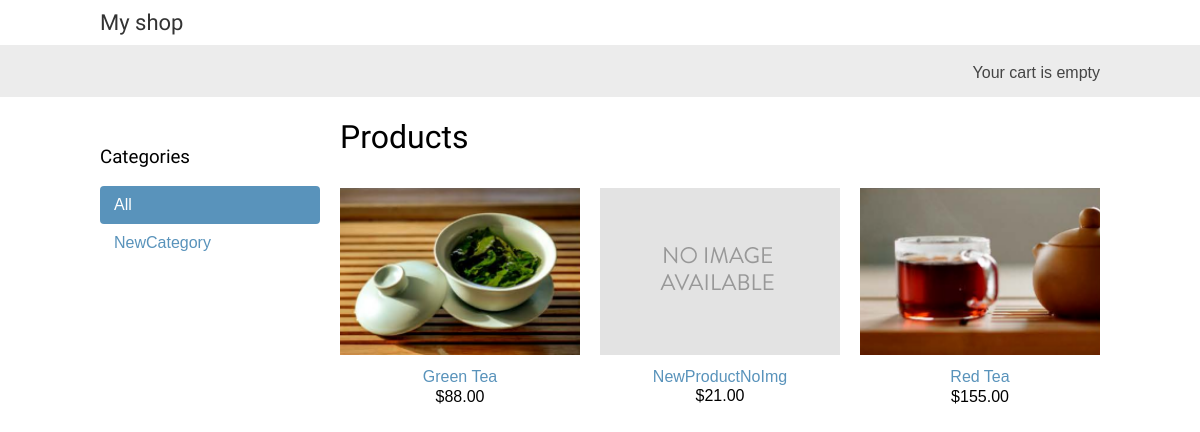
/, run on an earlier commit of the app's database.
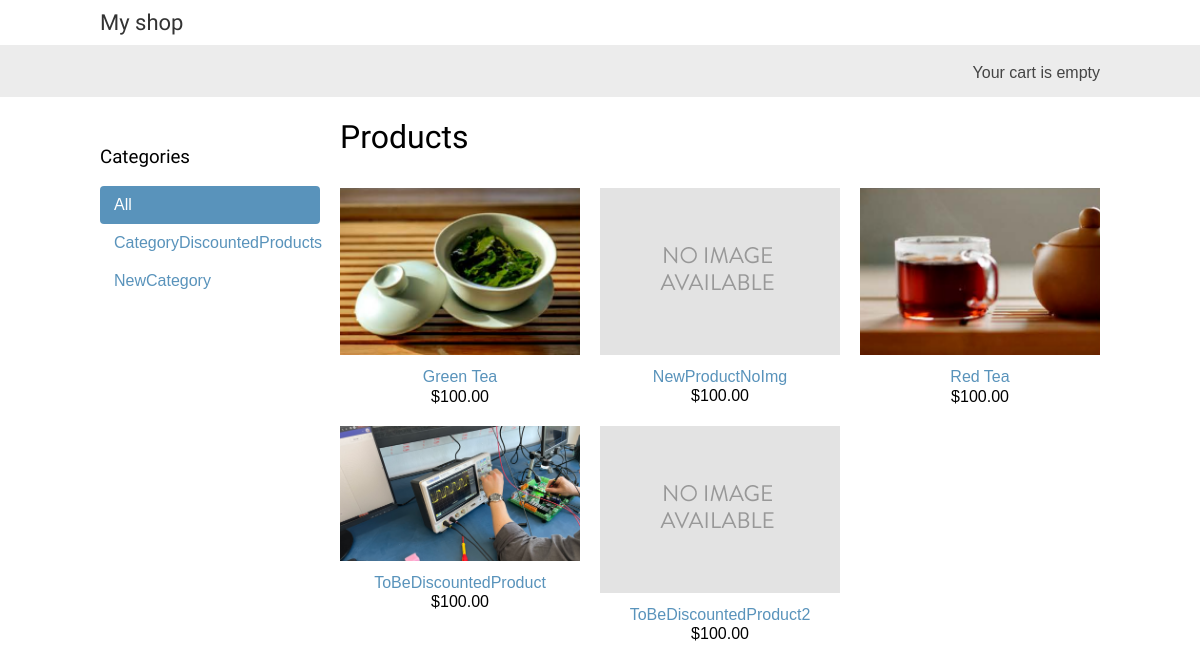
And on a later commit of the database.
### shop/models.py (models this page shows, shortened)
class Category(models.Model):
    name = models.CharField(max_length=200)
    slug = models.SlugField(max_length=200, unique=True)
    class Meta:
        ordering = ['name']
        indexes = [models.Index(fields=['name']),]
        verbose_name = 'category'
        verbose_name_plural = 'categories'
    def get_absolute_url(self):
        return reverse('shop:product_list_by_category', args=[self.slug])

class Product(models.Model):
    category = models.ForeignKey(Category, related_name='products',on_delete=models.CASCADE)
    name = models.CharField(max_length=200)
    slug = models.SlugField(max_length=200)
    image = models.ImageField(upload_to='products/%Y/%m/%d',blank=True)
    description = models.TextField(blank=True)
    price = models.DecimalField(max_digits=10,decimal_places=2)
    available = models.BooleanField(default=True)
    created = models.DateTimeField(auto_now_add=True)
    sku = models.CharField(max_length=20)
    updated = models.DateTimeField(auto_now=True)
    objects = models.Manager()
    availabled = PublishedManager()
    class Meta:
        ordering = ['name']
        indexes = [models.Index(fields=['id', 'slug']), models.Index(fields=['name']), models.Index(fields=['-created']),]
    def get_absolute_url(self):
        return reverse('shop:product_detail', args=[self.id, self.slug])

### shop/views.py (the view)
# urls.py: path('', views.product_list, name='product_list'),
def product_list(request, category_slug=None):
    category = None
    categories = Category.objects.all()
    products = Product.objects.filter(available=True)
    if category_slug:
        category = get_object_or_404(Category,slug=category_slug)
        products = products.filter(category=category)
    return render(request,'shop/product/list.html',{'category': category,'categories': categories,'products': products})

### cart/cart.py (called while the page is built)
    def __len__(self):
        return sum(item['quantity'] for item in self.cart.values())

### cart/context_processors.py (called while the page is built)
def cart(request):
    return {'cart': Cart(request)}

### shop/templates/shop/product/list.html (shortened to what this page needs)
{% extends "shop/base.html" %}
{% load static %}
{% block content %}
    <div id="sidebar">
        <h3>Categories</h3>
        <ul>
            <li {% if not category %}class="selected"{% endif %}>
                <a href="{% url "shop:product_list" %}">All</a>
            </li>
        {% for c in categories %}
            <li >
                <a href="{{ c.get_absolute_url }}">{{ c.name }}</a>
            </li>
        {% endfor %}
        </ul>
    </div>
<div id="main" class="product-list">
    <h1>{% if category %}{{ category.name }}{% else %}Products
    {% endif %}</h1>
    {% for product in products %}
        <div class="item">
            <a href="{{ product.get_absolute_url }}">
                <img src="{% if product.image %}{{ product.image.url }}{% else %}{% static "img/no_image.png" %}{% endif %}">
            </a>
            <a href="{{ product.get_absolute_url }}">{{ product.name }}</a>
            <br>
            ${{ product.price }}
        </div>
    {% endfor %}
    </div>
{% endblock %}

### shop/templates/shop/base.html (shortened to what this page needs)
{% load static %}
<!DOCTYPE html>
<html>
    <head>
        <link href="{% static "css/base.css" %}" rel="stylesheet">
    </head>
    <body>
        <div id="header">
            <a href="/" class="logo">My shop</a>
        </div>
        <div id="subheader">
            <div class="cart">
                {% with total_items=cart|length %}
                    {% if total_items > 0 %}
                    Your cart:
                    <a href="{% url "cart:cart_detail" %}">
                        {{ total_items }} item{{ total_items|pluralize }},
                        ${{ cart.get_total_price }}
                    </a>
                    {% elif not order %}
                        Your cart is empty
                    {% endif %}
                {% endwith %}
            </div>
        </div>
        <div id="content">
            {% block content %}
            {% endblock %}
        </div>
    </body>
</html>

### shop/static/css/base.css (style rules this page uses)
body { margin:0; padding:0; font-family:helvetica, sans-serif; }
h1, h2, h3, h4, h5 , h6 { font-family: 'Ubuntu', sans-serif; font-weight:normal; }
a { text-decoration:none; color:#5993bb; }
#header { padding:10px 100px; font-size:18px; overflow:auto; }
#subheader { background:#ececec; color:#444; padding:15px 100px; overflow:auto; }
#header .logo { font-family: 'Ubuntu', sans-serif; float:left; color:#333; font-size:22px; margin-right:10%; }
#subheader .cart { float:right; padding-top:4px; }
#content { padding:0 100px; overflow:hidden; }
#sidebar { width:220px; padding:30px 20px 0 0; float:left; }
#sidebar ul { margin:0; padding:0; }
#sidebar ul li { margin:0; list-style:none; padding:10px 14px; }
#sidebar ul li a { display:block; }
#sidebar ul li.selected { background:#5993bb; border-radius:4px; }
#sidebar ul li.selected a { color:#fff; }
#main { float:left; width: 96%; margin-right:-220px; overflow:hidden; }
.product-list .item { width:25%; padding:10px 20px 10px 0; float:left; text-align:center; line-height:1.2; }
.product-list .item img { width:100%; margin-bottom:8px; }

What changed in the data, as far as the page shows it:
added Category: name "CategoryDiscountedProducts"
changed Product "Green Tea": price "88.00" → "100.00"
changed Product "NewProductNoImg": price "21.00" → "100.00"
changed Product "Red Tea": price "155.00" → "100.00"
added Product: image (picture), name "ToBeDiscountedProduct", price "100.00"
added Product: name "ToBeDiscountedProduct2", price "100.00"
